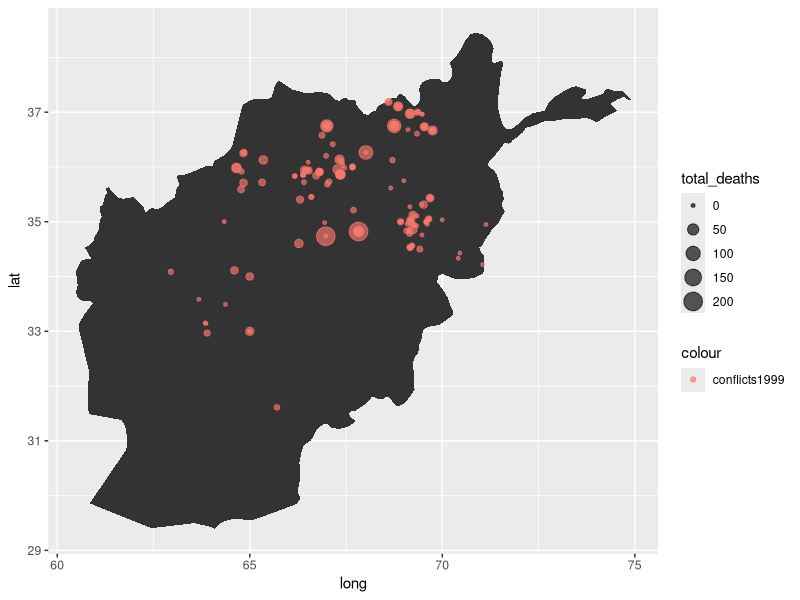
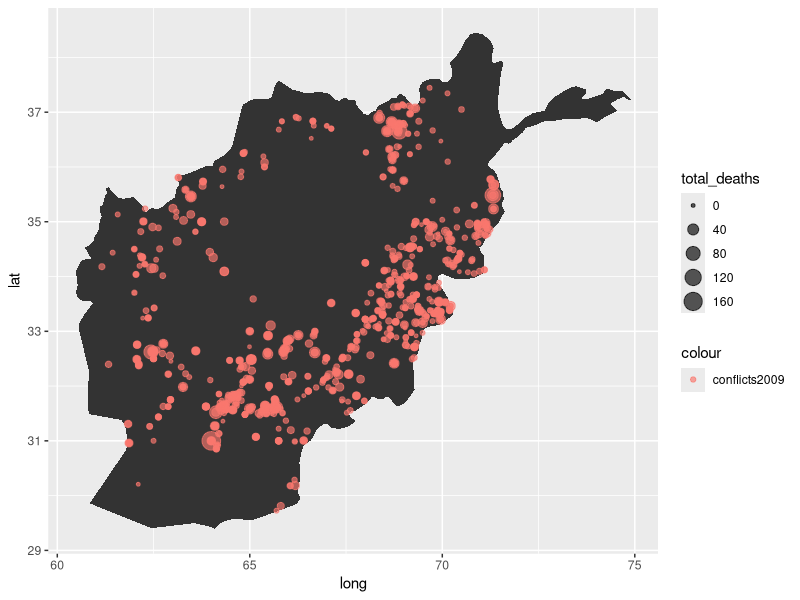
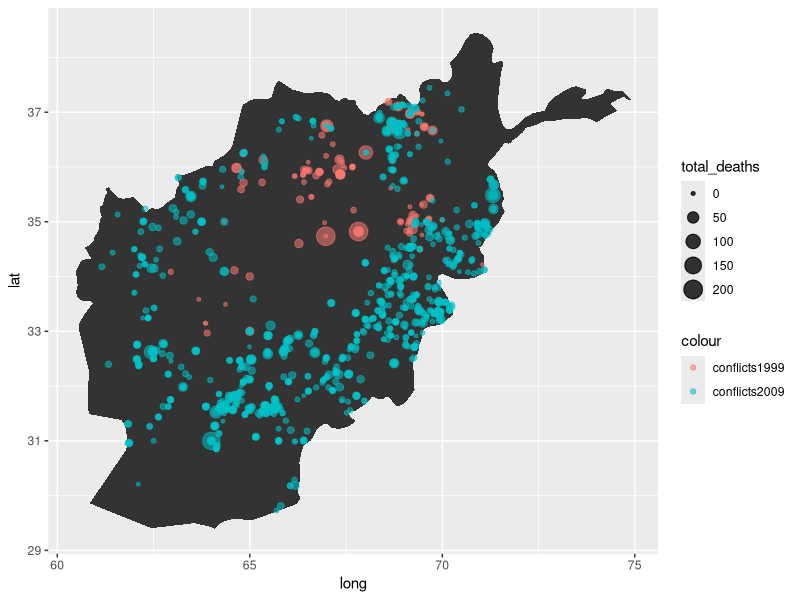
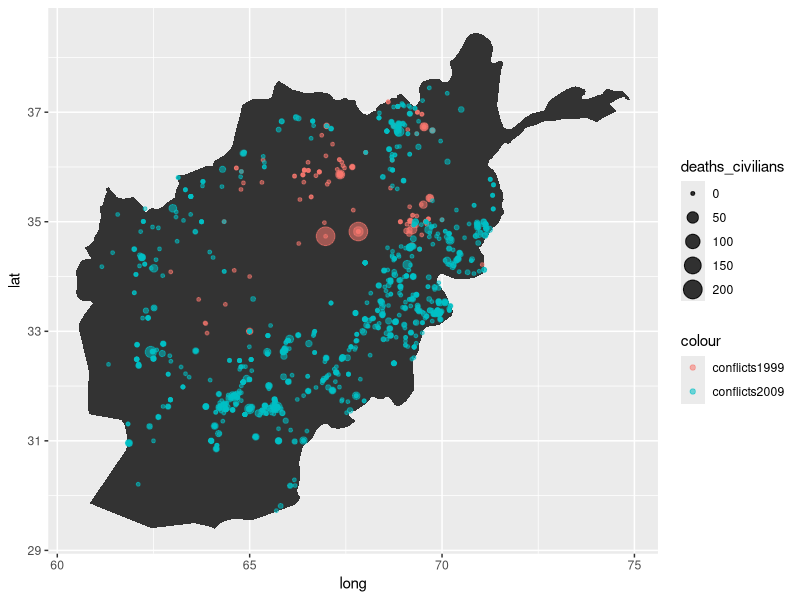
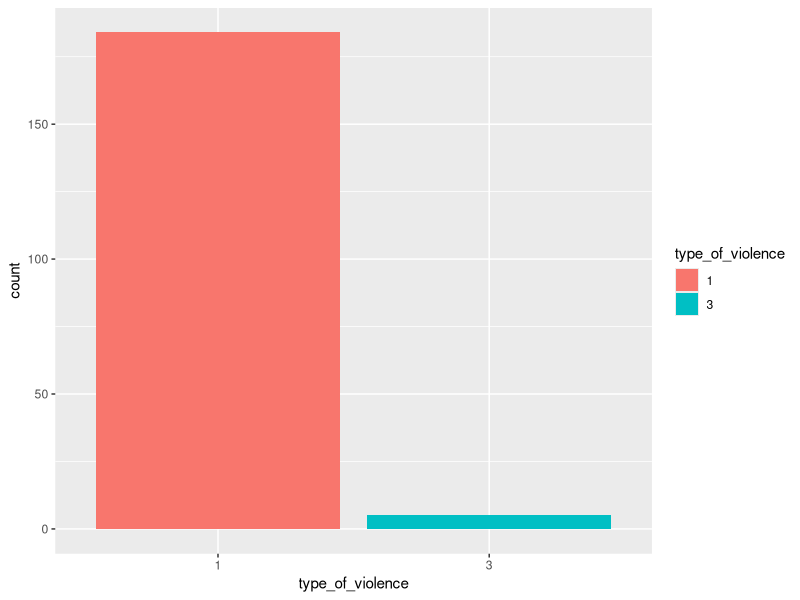
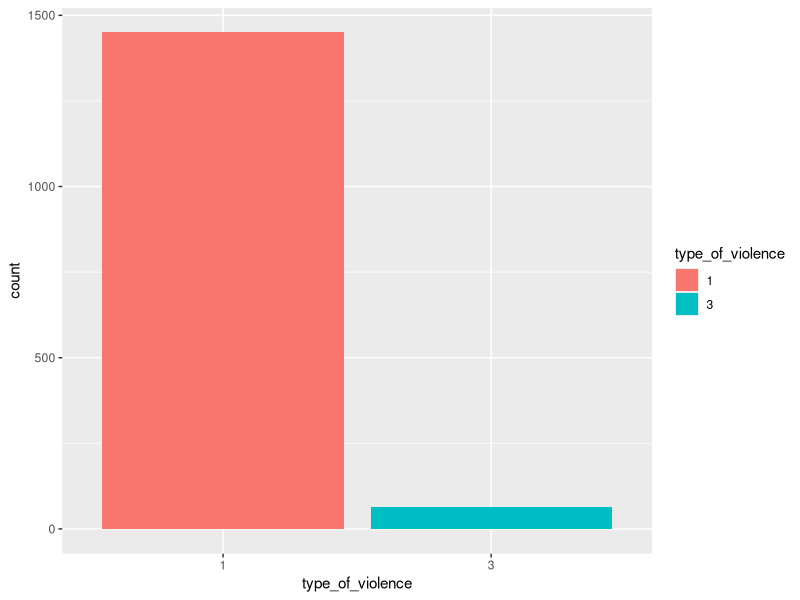
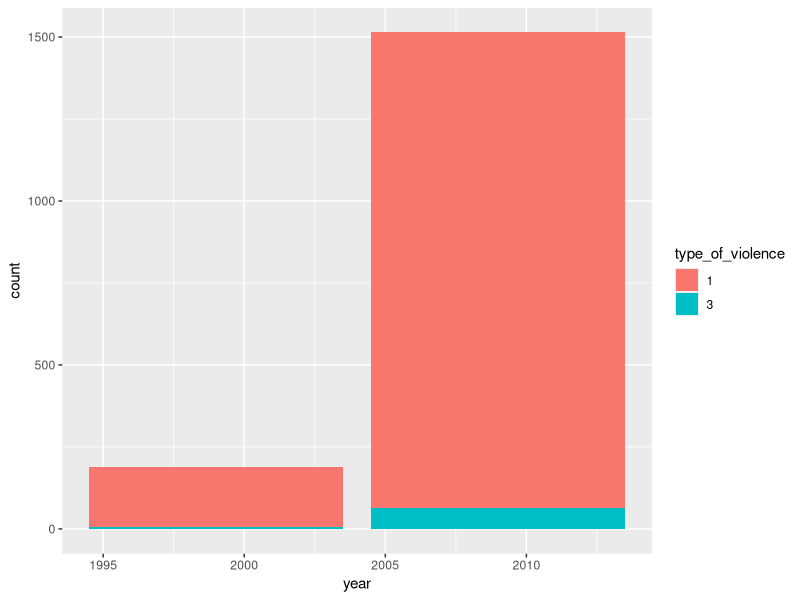

These figures' R source, in order:
library('tidyverse')
library('lubridate')

conflictdata = read.csv('python_conflict_data.csv')
summary(conflictdata)

# gives number of conflicts in 1999 and 2009
conflicts1999 = conflictdata %>%  # gives 189
  filter(year == 1999)
conflicts2009 = conflictdata %>% # gives 1514
  filter(year == 2009)

#calculating the total number of deaths
conflicts1999$total_deaths <- conflicts1999$deaths_civilians + conflicts1999$deaths_a + conflicts1999$deaths_b
conflicts2009$total_deaths <- conflicts2009$deaths_civilians + conflicts2009$deaths_a + conflicts2009$deaths_b

summary(conflicts1999$total_deaths) #Min. 1st Qu.  Median    Mean 3rd Qu.    Max. 
                                    #0.000   0.000   2.000   8.582   8.000 200.000 
summary(conflicts2009$total_deaths) #Min. 1st Qu.  Median    Mean 3rd Qu.    Max. 
                                    #0.000   1.000   2.000   4.119   4.000 170.000 
summary(conflicts1999$deaths_civilians) #Min. 1st Qu.  Median    Mean 3rd Qu.    Max. 
                                        #0.000   0.000   0.000   3.085   0.000 200.000 
summary(conflicts2009$deaths_civilians) #Min. 1st Qu.  Median    Mean 3rd Qu.    Max. 
                                        #0.0000  0.0000  0.0000  0.7259  0.0000 50.0000 

#total_deaths only conflicts 1999
ggplot(data = conflicts1999) + 
  geom_polygon(data = map_data('world', 'Afghanistan'), mapping = aes(x=long, y=lat, group=group)) +
  geom_point(mapping = aes(x = longitude, y = latitude, colour = 'conflicts1999', size = total_deaths), alpha = 0.65) 
#total_deaths only conflicts 2009
ggplot(data = conflicts2009) + 
  geom_polygon(data = map_data('world', 'Afghanistan'), mapping = aes(x=long, y=lat, group=group)) +
  geom_point(mapping = aes(x = longitude, y = latitude, colour = 'conflicts2009', size = total_deaths), alpha = 0.65) 


#map  total deaths 1999 and 2009
ggplot(data = conflicts1999) + 
  geom_polygon(data = map_data('world', 'Afghanistan'), mapping = aes(x=long, y=lat, group=group)) +
  geom_point(mapping = aes(x = longitude, y = latitude, colour = 'conflicts1999', size = total_deaths), alpha = 0.55) +
  geom_point(data =  conflicts2009, alpha = 0.55, mapping = aes(x = longitude, y = latitude, colour = 'conflicts2009', size = total_deaths))


#map deaths civilians 1999 and 2009
library('ggplot2')
ggplot(data = conflicts1999) + 
  geom_polygon(data = map_data('world', 'Afghanistan'), mapping = aes(x=long, y=lat, group=group)) +
  geom_point(mapping = aes(x = longitude, y = latitude, colour = 'conflicts1999', size = deaths_civilians), alpha = 0.55) +
  geom_point(data =  conflicts2009, alpha = 0.55, mapping = aes(x = longitude, y = latitude, colour = 'conflicts2009', size = deaths_civilians))


##barcharts

#type of violence per years #
conflicts1999$type_of_violence[0]
conflicts1999$type_of_violence = as.factor(conflicts1999$type_of_violence)
conflicts2009$type_of_violence = as.factor(conflicts2009$type_of_violence)

ggplot(data = conflicts1999) + 
  geom_bar(mapping = aes(x = type_of_violence, fill = type_of_violence))
ggplot(data = conflicts2009) + 
  geom_bar(mapping = aes(x = type_of_violence, fill = type_of_violence))

#type of violence for 1999 and 2009, combined for better overview
conflicts99_09 = conflictdata %>%
  filter(year == 2009 | year == 1999)
conflicts99_09$type_of_violence = as.factor(conflicts99_09$type_of_violence)
ggplot(data = conflicts99_09) + 
  geom_bar(mapping = aes(x = year, fill = type_of_violence))

#draft boxplot code, not finished
# conflicts99_09$total_deaths <- conflicts99_09$deaths_civilians + conflicts99_09$deaths_a + conflicts99_09$deaths_b
# ggplot(data = conflicts99_09, mapping = aes(x = mean(total_deaths), y = year)) + 
#   geom_boxplot()


